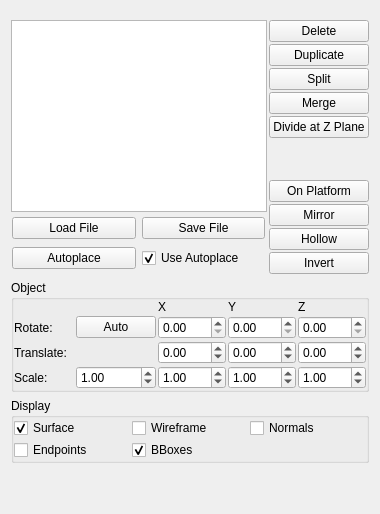
       <widget class="QWidget" name="tabModel">
        <attribute name="title">
         <string>Model</string>
        </attribute>
        <layout class="QVBoxLayout" name="verticalLayout_5">
         <item>
          <widget class="QWidget" name="widget_3" native="true">
           <layout class="QHBoxLayout" name="horizontalLayout_4">
            <property name="spacing">
             <number>2</number>
            </property>
            <property name="leftMargin">
             <number>0</number>
            </property>
            <property name="rightMargin">
             <number>0</number>
            </property>
            <property name="bottomMargin">
             <number>0</number>
            </property>
            <item>
             <widget class="QWidget" name="widget_12" native="true">
              <layout class="QVBoxLayout" name="verticalLayout_12">
               <property name="spacing">
                <number>2</number>
               </property>
               <property name="leftMargin">
                <number>0</number>
               </property>
               <property name="topMargin">
                <number>0</number>
               </property>
               <property name="rightMargin">
                <number>0</number>
               </property>
               <property name="bottomMargin">
                <number>0</number>
               </property>
               <item>
                <widget class="QListView" name="modelListView">
                 <property name="sizePolicy">
                  <sizepolicy hsizetype="Preferred" vsizetype="Preferred">
                   <horstretch>0</horstretch>
                   <verstretch>0</verstretch>
                  </sizepolicy>
                 </property>
                 <property name="selectionMode">
                  <enum>QAbstractItemView::MultiSelection</enum>
                 </property>
                 <property name="selectionBehavior">
                  <enum>QAbstractItemView::SelectRows</enum>
                 </property>
                </widget>
               </item>
               <item>
                <widget class="QWidget" name="widget_6" native="true">
                 <layout class="QGridLayout" name="gridLayout_3">
                  <property name="leftMargin">
                   <number>1</number>
                  </property>
                  <property name="topMargin">
                   <number>1</number>
                  </property>
                  <property name="rightMargin">
                   <number>2</number>
                  </property>
                  <property name="bottomMargin">
                   <number>2</number>
                  </property>
                  <item row="2" column="0">
                   <widget class="QPushButton" name="m_autoarrange">
                    <property name="sizePolicy">
                     <sizepolicy hsizetype="Minimum" vsizetype="Fixed">
                      <horstretch>0</horstretch>
                      <verstretch>0</verstretch>
                     </sizepolicy>
                    </property>
                    <property name="text">
                     <string>Autoplace</string>
                    </property>
                   </widget>
                  </item>
                  <item row="0" column="0">
                   <widget class="QPushButton" name="m_load_stl">
                    <property name="sizePolicy">
                     <sizepolicy hsizetype="Preferred" vsizetype="Preferred">
                      <horstretch>0</horstretch>
                      <verstretch>0</verstretch>
                     </sizepolicy>
                    </property>
                    <property name="text">
                     <string>Load File</string>
                    </property>
                   </widget>
                  </item>
                  <item row="0" column="1">
                   <widget class="QPushButton" name="m_save_stl">
                    <property name="sizePolicy">
                     <sizepolicy hsizetype="Minimum" vsizetype="Fixed">
                      <horstretch>0</horstretch>
                      <verstretch>0</verstretch>
                     </sizepolicy>
                    </property>
                    <property name="text">
                     <string>Save File</string>
                    </property>
                   </widget>
                  </item>
                  <item row="2" column="1">
                   <widget class="QCheckBox" name="Misc_ShapeAutoplace">
                    <property name="sizePolicy">
                     <sizepolicy hsizetype="Minimum" vsizetype="Fixed">
                      <horstretch>0</horstretch>
                      <verstretch>0</verstretch>
                     </sizepolicy>
                    </property>
                    <property name="text">
                     <string>Use Autoplace</string>
                    </property>
                    <property name="checked">
                     <bool>true</bool>
                    </property>
                   </widget>
                  </item>
                 </layout>
                </widget>
               </item>
              </layout>
             </widget>
            </item>
            <item>
             <widget class="QWidget" name="widget_11" native="true">
              <property name="sizePolicy">
               <sizepolicy hsizetype="Minimum" vsizetype="Preferred">
                <horstretch>0</horstretch>
                <verstretch>0</verstretch>
               </sizepolicy>
              </property>
              <layout class="QVBoxLayout" name="verticalLayout_4">
               <property name="spacing">
                <number>2</number>
               </property>
               <property name="leftMargin">
                <number>0</number>
               </property>
               <property name="topMargin">
                <number>0</number>
               </property>
               <property name="rightMargin">
                <number>0</number>
               </property>
               <property name="bottomMargin">
                <number>0</number>
               </property>
               <item>
                <widget class="QPushButton" name="m_delete">
                 <property name="text">
                  <string>Delete</string>
                 </property>
                 <property name="autoDefault">
                  <bool>false</bool>
                 </property>
                </widget>
               </item>
               <item>
                <widget class="QPushButton" name="m_duplicate">
                 <property name="text">
                  <string>Duplicate</string>
                 </property>
                </widget>
               </item>
               <item>
                <widget class="QPushButton" name="m_split">
                 <property name="toolTip">
                  <string>&lt;html&gt;&lt;head/&gt;&lt;body&gt;&lt;p&gt;Split into single objects&lt;/p&gt;&lt;/body&gt;&lt;/html&gt;</string>
                 </property>
                 <property name="text">
                  <string>Split</string>
                 </property>
                </widget>
               </item>
               <item>
                <widget class="QPushButton" name="m_merge">
                 <property name="text">
                  <string>Merge</string>
                 </property>
                </widget>
               </item>
               <item>
                <widget class="QPushButton" name="m_divide">
                 <property name="toolTip">
                  <string>&lt;html&gt;&lt;head/&gt;&lt;body&gt;&lt;p&gt;Cut at Z=0&lt;/p&gt;&lt;/body&gt;&lt;/html&gt;</string>
                 </property>
                 <property name="text">
                  <string>Divide at Z Plane</string>
                 </property>
                </widget>
               </item>
               <item>
                <spacer name="verticalSpacer">
                 <property name="orientation">
                  <enum>Qt::Vertical</enum>
                 </property>
                 <property name="sizeHint" stdset="0">
                  <size>
                   <width>20</width>
                   <height>40</height>
                  </size>
                 </property>
                </spacer>
               </item>
               <item>
                <widget class="QPushButton" name="m_platform">
                 <property name="text">
                  <string>On Platform</string>
                 </property>
                </widget>
               </item>
               <item>
                <widget class="QPushButton" name="m_mirror">
                 <property name="text">
                  <string>Mirror</string>
                 </property>
                </widget>
               </item>
               <item>
                <widget class="QPushButton" name="m_hollow">
                 <property name="text">
                  <string>Hollow</string>
                 </property>
                </widget>
               </item>
               <item>
                <widget class="QPushButton" name="m_normals">
                 <property name="text">
                  <string>Invert</string>
                 </property>
                </widget>
               </item>
              </layout>
             </widget>
            </item>
           </layout>
          </widget>
         </item>
         <item>
          <widget class="QGroupBox" name="groupBox2">
           <property name="enabled">
            <bool>true</bool>
           </property>
           <property name="title">
            <string>Object</string>
           </property>
           <layout class="QVBoxLayout" name="verticalLayout_6">
            <property name="spacing">
             <number>2</number>
            </property>
            <property name="leftMargin">
             <number>0</number>
            </property>
            <property name="topMargin">
             <number>0</number>
            </property>
            <property name="rightMargin">
             <number>0</number>
            </property>
            <property name="bottomMargin">
             <number>0</number>
            </property>
            <item>
             <widget class="QWidget" name="widget" native="true">
              <layout class="QGridLayout" name="gridLayout_2">
               <property name="leftMargin">
                <number>0</number>
               </property>
               <property name="topMargin">
                <number>0</number>
               </property>
               <property name="rightMargin">
                <number>0</number>
               </property>
               <property name="bottomMargin">
                <number>0</number>
               </property>
               <property name="spacing">
                <number>2</number>
               </property>
               <item row="2" column="2">
                <widget class="QDoubleSpinBox" name="translate_x">
                 <property name="minimum">
                  <double>-999.000000000000000</double>
                 </property>
                 <property name="maximum">
                  <double>999.000000000000000</double>
                 </property>
                </widget>
               </item>
               <item row="0" column="4">
                <widget class="QLabel" name="label_7">
                 <property name="text">
                  <string>Z</string>
                 </property>
                </widget>
               </item>
               <item row="2" column="0">
                <widget class="QLabel" name="label_2">
                 <property name="text">
                  <string>Translate:</string>
                 </property>
                </widget>
               </item>
               <item row="1" column="4">
                <widget class="QDoubleSpinBox" name="rot_z">
                 <property name="maximum">
                  <double>360.000000000000000</double>
                 </property>
                 <property name="singleStep">
                  <double>0.100000000000000</double>
                 </property>
                </widget>
               </item>
               <item row="2" column="3">
                <widget class="QDoubleSpinBox" name="translate_y">
                 <property name="minimum">
                  <double>-999.000000000000000</double>
                 </property>
                 <property name="maximum">
                  <double>999.000000000000000</double>
                 </property>
                </widget>
               </item>
               <item row="0" column="2">
                <widget class="QLabel" name="label_5">
                 <property name="text">
                  <string>X</string>
                 </property>
                </widget>
               </item>
               <item row="3" column="2">
                <widget class="QDoubleSpinBox" name="scale_x">
                 <property name="singleStep">
                  <double>0.100000000000000</double>
                 </property>
                 <property name="value">
                  <double>1.000000000000000</double>
                 </property>
                </widget>
               </item>
               <item row="3" column="4">
                <widget class="QDoubleSpinBox" name="scale_z">
                 <property name="singleStep">
                  <double>0.100000000000000</double>
                 </property>
                 <property name="value">
                  <double>1.000000000000000</double>
                 </property>
                </widget>
               </item>
               <item row="1" column="3">
                <widget class="QDoubleSpinBox" name="rot_y">
                 <property name="maximum">
                  <double>360.000000000000000</double>
                 </property>
                 <property name="singleStep">
                  <double>0.100000000000000</double>
                 </property>
                </widget>
               </item>
               <item row="1" column="2">
                <widget class="QDoubleSpinBox" name="rot_x">
                 <property name="maximum">
                  <double>360.000000000000000</double>
                 </property>
                 <property name="singleStep">
                  <double>0.100000000000000</double>
                 </property>
                </widget>
               </item>
               <item row="2" column="4">
                <widget class="QDoubleSpinBox" name="translate_z">
                 <property name="minimum">
                  <double>-999.000000000000000</double>
                 </property>
                 <property name="maximum">
                  <double>999.000000000000000</double>
                 </property>
                </widget>
               </item>
               <item row="3" column="3">
                <widget class="QDoubleSpinBox" name="scale_y">
                 <property name="singleStep">
                  <double>0.100000000000000</double>
                 </property>
                 <property name="value">
                  <double>1.000000000000000</double>
                 </property>
                </widget>
               </item>
               <item row="1" column="0">
                <widget class="QLabel" name="label_3">
                 <property name="text">
                  <string>Rotate:</string>
                 </property>
                </widget>
               </item>
               <item row="3" column="1">
                <widget class="QDoubleSpinBox" name="scale_value">
                 <property name="decimals">
                  <number>2</number>
                 </property>
                 <property name="minimum">
                  <double>0.000000000000000</double>
                 </property>
                 <property name="maximum">
                  <double>1000.000000000000000</double>
                 </property>
                 <property name="singleStep">
                  <double>0.100000000000000</double>
                 </property>
                 <property name="stepType">
                  <enum>QAbstractSpinBox::AdaptiveDecimalStepType</enum>
                 </property>
                 <property name="value">
                  <double>1.000000000000000</double>
                 </property>
                </widget>
               </item>
               <item row="1" column="1">
                <widget class="QPushButton" name="m_autorot">
                 <property name="text">
                  <string>Auto</string>
                 </property>
                </widget>
               </item>
               <item row="3" column="0">
                <widget class="QLabel" name="label_4">
                 <property name="text">
                  <string>Scale:</string>
                 </property>
                </widget>
               </item>
               <item row="0" column="3">
                <widget class="QLabel" name="label_6">
                 <property name="text">
                  <string>Y</string>
                 </property>
                </widget>
               </item>
              </layout>
             </widget>
            </item>
           </layout>
          </widget>
         </item>
         <item>
          <widget class="QGroupBox" name="groupBox">
           <property name="title">
            <string>Display</string>
           </property>
           <layout class="QGridLayout" name="gridLayout">
            <property name="leftMargin">
             <number>0</number>
            </property>
            <property name="topMargin">
             <number>0</number>
            </property>
            <property name="rightMargin">
             <number>0</number>
            </property>
            <property name="bottomMargin">
             <number>0</number>
            </property>
            <property name="spacing">
             <number>2</number>
            </property>
            <item row="0" column="1">
             <widget class="QCheckBox" name="Display_DisplayWireframe">
              <property name="text">
               <string>Wireframe</string>
              </property>
             </widget>
            </item>
            <item row="0" column="0">
             <widget class="QCheckBox" name="Display_DisplayPolygons">
              <property name="text">
               <string>Surface</string>
              </property>
              <property name="checked">
               <bool>true</bool>
              </property>
             </widget>
            </item>
            <item row="0" column="2">
             <widget class="QCheckBox" name="Display_DisplayNormals">
              <property name="text">
               <string>Normals</string>
              </property>
             </widget>
            </item>
            <item row="1" column="0">
             <widget class="QCheckBox" name="Display_DisplayEndpoints">
              <property name="text">
               <string>Endpoints</string>
              </property>
             </widget>
            </item>
            <item row="1" column="1">
             <widget class="QCheckBox" name="Display_DisplayBBox">
              <property name="text">
               <string>BBoxes</string>
              </property>
              <property name="checked">
               <bool>true</bool>
              </property>
             </widget>
            </item>
           </layout>
          </widget>
         </item>
         <item>
          <spacer name="verticalSpacer_2">
           <property name="orientation">
            <enum>Qt::Vertical</enum>
           </property>
           <property name="sizeHint" stdset="0">
            <size>
             <width>20</width>
             <height>40</height>
            </size>
           </property>
          </spacer>
         </item>
        </layout>
       </widget>
